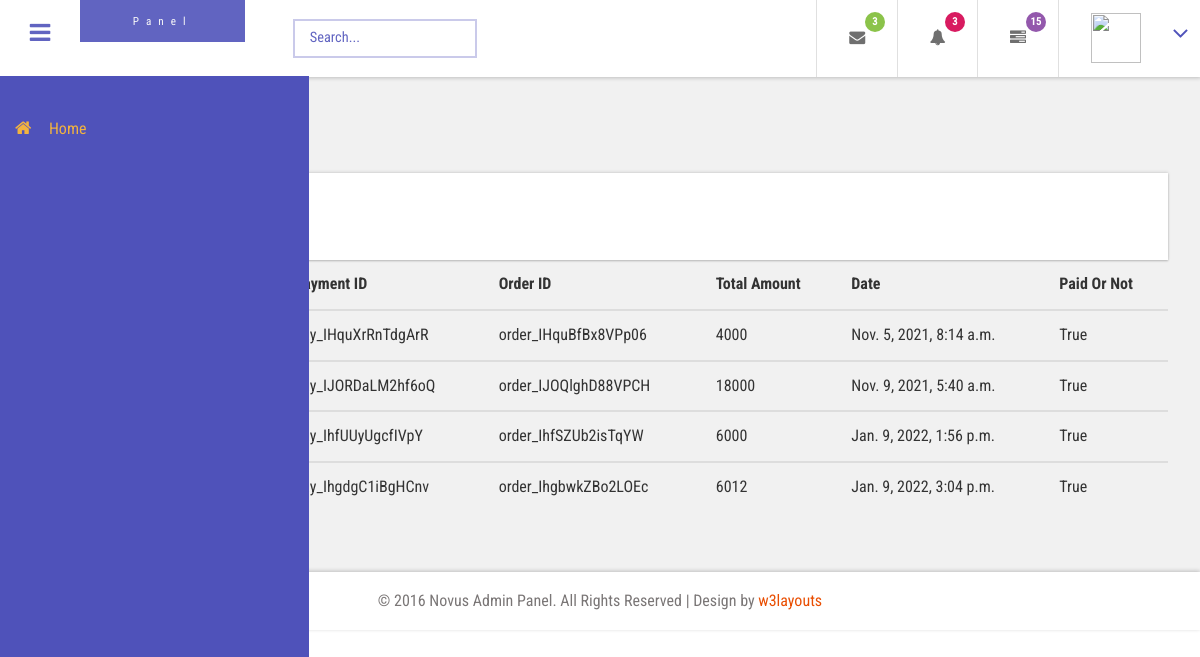
/payment/allpayment, run on the app's committed database.
### payment/models.py (models this page shows, shortened)
class Payment(models.Model):
    user=models.ForeignKey(User,on_delete=models.CASCADE,blank=True,null=True)
    amount = models.CharField(max_length=100)
    payment_id=models.CharField(max_length=200,blank=True)
    order_id=models.CharField(max_length=20,blank=True)
    is_paid=models.BooleanField(default=False)
    total_amount=models.PositiveIntegerField(default=0)
    date=models.DateTimeField(default=timezone.now)

### payment/views.py (the view)
# urls.py: path('allpayment',views.allpayments,name='allpayment'),
def allpayments(request):
    payall=Payment.objects.all()
    return render(request,'payment/allpayment.html',{'payall':payall})

### templates/payment/allpayment.html (shortened to what this page needs)
<html lang="en">
<head>
</head>
<body>
    {% include 'dashboard/left_nav.html' %}
    {% include 'dashboard/top_nav.html' %}
		<div id="page-wrapper">
			<div class="main-page">
				<div class="tables">
					<h3 class="title1">Tables</h3>
					<div class="panel-body widget-shadow">
						<h4>Duty Table </h4>
					</div>
						<table class="table">
							<thead>
								<tr>
								  <th>Customer Name</th>
								  <th>Amount</th>
								  <th>Payment ID</th>
                                  <th>Order ID</th>
                                  <th>Total Amount </th>
                                  <th>Date</th>
                                  <th>Paid Or Not</th>
								</tr>
							</thead>
							{% for l in payall %}
							<tbody>
								<tr>
								  <td>{{l.user}}</td>
								  <td>{{l.amount}}</td>
                                  <td>{{l.payment_id}}</td>
                                  <td>{{l.order_id}}</td>
                                  <td>{{l.total_amount}}</td>
                                  <td>{{l.date}}</td>
								  <td>{{l.is_paid}}</td>
								</tr>
							</tbody>
							{% endfor %}
						</table>
					</div>
				</div>
			</div>
		{% include 'manager_footer.html' %}
</body>
</html>

### static/dashboard/css/style.css (style rules this page uses)
h4, h5, h6, h1, h2, h3 { margin: 0; }
html, body { font-family: 'Roboto Condensed', sans-serif; font-size: 100%; overflow-x: hidden; background: #fff; scroll-behavior: auto; overflow-y: scroll; }
h1,h2,h3,h4,h5,h6 { margin:0; }
.widget-shadow { background-color: #fff; box-shadow: 0 -1px 3px rgba(0,0,0,.12),0 1px 2px rgba(0,0,0,.24); -webkit-box-shadow: 0 -1px 3px rgba(0,0,0,.12),0 1px 2px rgba(0,0,0,.24); -moz-box-shadow: 0 -1px 3px rgba(0,0,0,.12),0 1px 2px rgba(0,0,0,.24); }
h3.title1 { font-size: 2em; color: #e94e02; margin-bottom: 0.8em; }
.table > thead > tr > th, .table > tbody > tr > th, .table > tfoot > tr > th, .table > thead > tr > td, .table > tbody > tr > td, .table > tfoot > tr > td { border-top: none; }
.tables h4 { font-size: 1.4em; margin-bottom: 1em; color: #777777; }
.tables .panel-body ,.tables .bs-example { padding: 2em 2em 0.5em; }
.tables .table > thead > tr > th, .tables .table > tbody > tr > th, .tables .table > tfoot > tr > th, .tables .table > thead > tr > td, .tables .table > tbody > tr > td, .tables .table > tfoot > tr > td { padding: 13px; border-top: 1px solid #E0E0E0; }

### static/dashboard/css/custom.css (style rules this page uses)
#page-wrapper { padding:7em 2em 2.5em; background-color: #F1F1F1; }

### data on the page
Payment: payment_id "pay_IHquXrRnTdgArR", order_id "order_IHquBfBx8VPp06", total_amount "4000", date "Nov. 5, 2021, 8:14 a.m.", is_paid "True"
Payment: payment_id "pay_IJORDaLM2hf6oQ", order_id "order_IJOQlghD88VPCH", total_amount "18000", date "Nov. 9, 2021, 5:40 a.m.", is_paid "True"
Payment: payment_id "pay_IhfUUyUgcfIVpY", order_id "order_IhfSZUb2isTqYW", total_amount "6000", date "Jan. 9, 2022, 1:56 p.m.", is_paid "True"
Payment: payment_id "pay_IhgdgC1iBgHCnv", order_id "order_IhgbwkZBo2LOEc", total_amount "6012", date "Jan. 9, 2022, 3:04 p.m.", is_paid "True"
